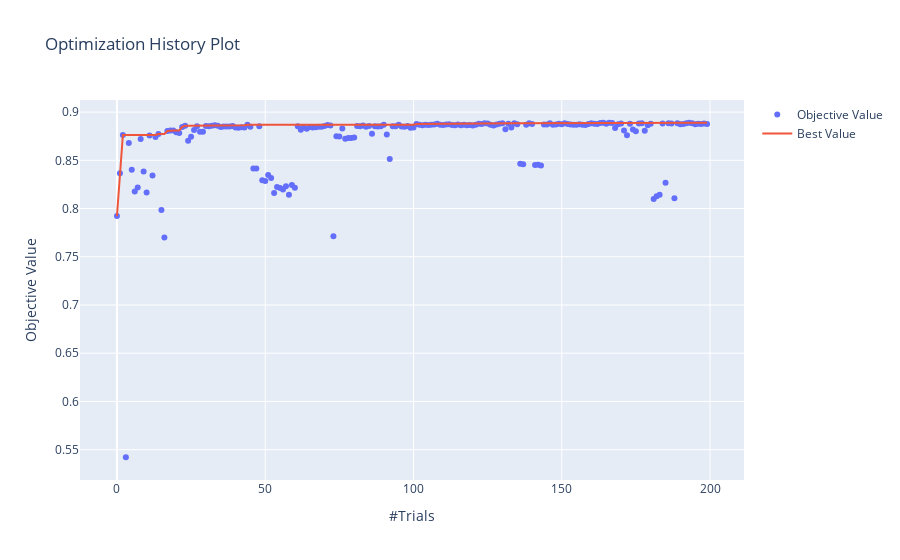
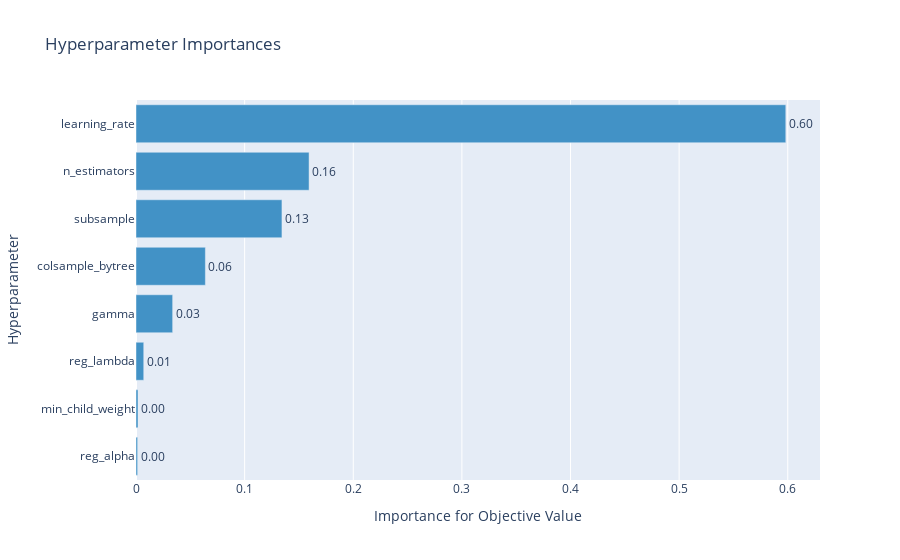
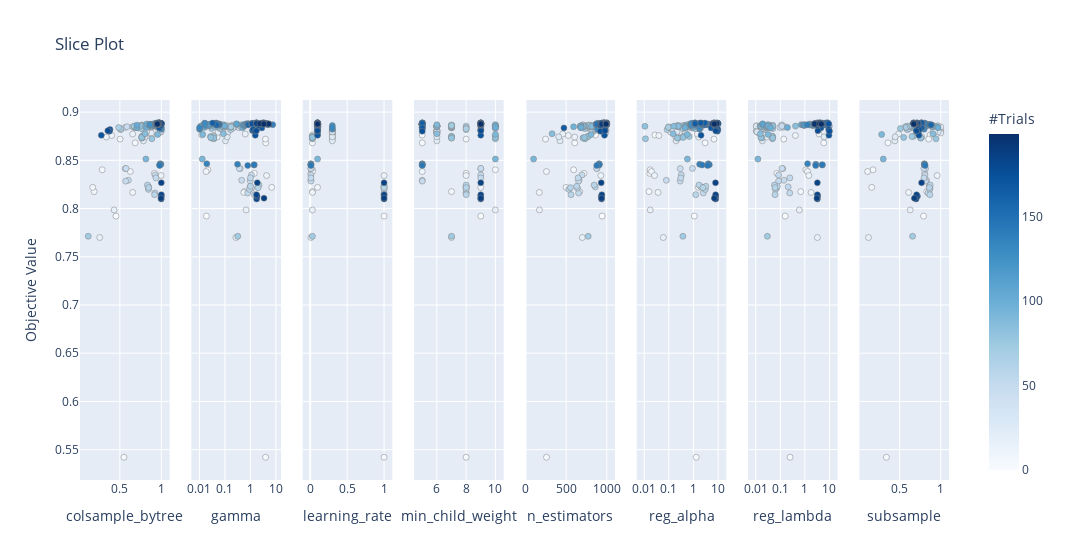

Notebook code cell kept with these figures, in order:
### Code cell
def make_optuna_visualizations(study: optuna.Study): 

    fig = optuna.visualization.plot_optimization_history(study)
    fig.show()

    fig = optuna.visualization.plot_param_importances(study)
    fig.show()

    fig = optuna.visualization.plot_slice(study)
    fig.show()

make_optuna_visualizations(xgb_study)

### Figure 1 — Plotly figure (JSON) as saved in the notebook; plotly's stock layout.template omitted (floating-point values rounded to 4 significant figures; data arrays with more than 128 entries replaced by an {"elided": "..."} marker saying what was removed)
{"data": [{"mode": "markers", "name": "Objective Value", "type": "scatter", "x": {"elided": "200 int values"}, "y": {"elided": "200 float values"}}, {"name": "Best Value", "type": "scatter", "x": {"elided": "200 int values"}, "y": {"elided": "200 float values"}}], "layout": {"title": {"text": "Optimization History Plot"}, "xaxis": {"title": {"text": "#Trials"}}, "yaxis": {"title": {"text": "Objective Value"}}}}

### Figure 2 — Plotly figure (JSON) as saved in the notebook; plotly's stock layout.template omitted (floating-point values rounded to 4 significant figures)
{"data": [{"cliponaxis": false, "hovertemplate": ["reg_alpha (LogUniformDistribution): 0.0014922629891680728<extra></extra>", "min_child_weight (IntUniformDistribution): 0.0018613814745620982<extra></extra>", "reg_lambda (LogUniformDistribution): 0.0071272633813085386<extra></extra>", "gamma (LogUniformDistribution): 0.033750493939731424<extra></extra>", "colsample_bytree (UniformDistribution): 0.06387594454221729<extra></extra>", "subsample (UniformDistribution): 0.13436205025457865<extra></extra>", "n_estimators (IntUniformDistribution): 0.15933105674366418<extra></extra>", "learning_rate (CategoricalDistribution): 0.5981995466747696<extra></extra>"], "marker": {"color": "rgb(66,146,198)"}, "orientation": "h", "text": ["0.0014922629891680728", "0.0018613814745620982", "0.0071272633813085386", "0.033750493939731424", "0.06387594454221729", "0.13436205025457865", "0.15933105674366418", "0.5981995466747696"], "textposition": "outside", "texttemplate": "%{text:.2f}", "type": "bar", "x": [0.001492, 0.001861, 0.007127, 0.03375, 0.06388, 0.1344, 0.1593, 0.5982], "y": ["reg_alpha", "min_child_weight", "reg_lambda", "gamma", "colsample_bytree", "subsample", "n_estimators", "learning_rate"]}], "layout": {"showlegend": false, "title": {"text": "Hyperparameter Importances"}, "xaxis": {"title": {"text": "Importance for Objective Value"}}, "yaxis": {"title": {"text": "Hyperparameter"}}}}

### Figure 3 — Plotly figure (JSON) as saved in the notebook; plotly's stock layout.template omitted (floating-point values rounded to 4 significant figures; data arrays with more than 128 entries replaced by an {"elided": "..."} marker saying what was removed)
{"data": [{"marker": {"color": {"elided": "200 int values"}, "colorbar": {"title": {"text": "#Trials"}, "x": 1, "xpad": 40}, "colorscale": [[0, "rgb(247,251,255)"], [0.125, "rgb(222,235,247)"], [0.25, "rgb(198,219,239)"], [0.375, "rgb(158,202,225)"], [0.5, "rgb(107,174,214)"], [0.625, "rgb(66,146,198)"], [0.75, "rgb(33,113,181)"], [0.875, "rgb(8,81,156)"], [1, "rgb(8,48,107)"]], "line": {"color": "Grey", "width": 0.5}, "showscale": true}, "mode": "markers", "showlegend": false, "type": "scatter", "x": {"elided": "200 float values"}, "xaxis": "x", "y": {"elided": "200 float values"}, "yaxis": "y"}, {"marker": {"color": {"elided": "200 int values"}, "colorbar": {"title": {"text": "#Trials"}, "x": 1, "xpad": 40}, "colorscale": [[0, "rgb(247,251,255)"], [0.125, "rgb(222,235,247)"], [0.25, "rgb(198,219,239)"], [0.375, "rgb(158,202,225)"], [0.5, "rgb(107,174,214)"], [0.625, "rgb(66,146,198)"], [0.75, "rgb(33,113,181)"], [0.875, "rgb(8,81,156)"], [1, "rgb(8,48,107)"]], "line": {"color": "Grey", "width": 0.5}, "showscale": false}, "mode": "markers", "showlegend": false, "type": "scatter", "x": {"elided": "200 float values"}, "xaxis": "x2", "y": {"elided": "200 float values"}, "yaxis": "y2"}, {"marker": {"color": {"elided": "200 int values"}, "colorbar": {"title": {"text": "#Trials"}, "x": 1, "xpad": 40}, "colorscale": [[0, "rgb(247,251,255)"], [0.125, "rgb(222,235,247)"], [0.25, "rgb(198,219,239)"], [0.375, "rgb(158,202,225)"], [0.5, "rgb(107,174,214)"], [0.625, "rgb(66,146,198)"], [0.75, "rgb(33,113,181)"], [0.875, "rgb(8,81,156)"], [1, "rgb(8,48,107)"]], "line": {"color": "Grey", "width": 0.5}, "showscale": false}, "mode": "markers", "showlegend": false, "type": "scatter", "x": {"elided": "200 float values"}, "xaxis": "x3", "y": {"elided": "200 float values"}, "yaxis": "y3"}, {"marker": {"color": {"elided": "200 int values"}, "colorbar": {"title": {"text": "#Trials"}, "x": 1, "xpad": 40}, "colorscale": [[0, "rgb(247,251,255)"], [0.125, "rgb(222,235,247)"], [0.25, "rgb(198,219,239)"], [0.375, "rgb(158,202,225)"], [0.5, "rgb(107,174,214)"], [0.625, "rgb(66,146,198)"], [0.75, "rgb(33,113,181)"], [0.875, "rgb(8,81,156)"], [1, "rgb(8,48,107)"]], "line": {"color": "Grey", "width": 0.5}, "showscale": false}, "mode": "markers", "showlegend": false, "type": "scatter", "x": {"elided": "200 int values"}, "xaxis": "x4", "y": {"elided": "200 float values"}, "yaxis": "y4"}, {"marker": {"color": {"elided": "200 int values"}, "colorbar": {"title": {"text": "#Trials"}, "x": 1, "xpad": 40}, "colorscale": [[0, "rgb(247,251,255)"], [0.125, "rgb(222,235,247)"], [0.25, "rgb(198,219,239)"], [0.375, "rgb(158,202,225)"], [0.5, "rgb(107,174,214)"], [0.625, "rgb(66,146,198)"], [0.75, "rgb(33,113,181)"], [0.875, "rgb(8,81,156)"], [1, "rgb(8,48,107)"]], "line": {"color": "Grey", "width": 0.5}, "showscale": false}, "mode": "markers", "showlegend": false, "type": "scatter", "x": {"elided": "200 int values"}, "xaxis": "x5", "y": {"elided": "200 float values"}, "yaxis": "y5"}, {"marker": {"color": {"elided": "200 int values"}, "colorbar": {"title": {"text": "#Trials"}, "x": 1, "xpad": 40}, "colorscale": [[0, "rgb(247,251,255)"], [0.125, "rgb(222,235,247)"], [0.25, "rgb(198,219,239)"], [0.375, "rgb(158,202,225)"], [0.5, "rgb(107,174,214)"], [0.625, "rgb(66,146,198)"], [0.75, "rgb(33,113,181)"], [0.875, "rgb(8,81,156)"], [1, "rgb(8,48,107)"]], "line": {"color": "Grey", "width": 0.5}, "showscale": false}, "mode": "markers", "showlegend": false, "type": "scatter", "x": {"elided": "200 float values"}, "xaxis": "x6", "y": {"elided": "200 float values"}, "yaxis": "y6"}, {"marker": {"color": {"elided": "200 int values"}, "colorbar": {"title": {"text": "#Trials"}, "x": 1, "xpad": 40}, "colorscale": [[0, "rgb(247,251,255)"], [0.125, "rgb(222,235,247)"], [0.25, "rgb(198,219,239)"], [0.375, "rgb(158,202,225)"], [0.5, "rgb(107,174,214)"], [0.625, "rgb(66,146,198)"], [0.75, "rgb(33,113,181)"], [0.875, "rgb(8,81,156)"], [1, "rgb(8,48,107)"]], "line": {"color": "Grey", "width": 0.5}, "showscale": false}, "mode": "markers", "showlegend": false, "type": "scatter", "x": {"elided": "200 float values"}, "xaxis": "x7", "y": {"elided": "200 float values"}, "yaxis": "y7"}, {"marker": {"color": {"elided": "200 int values"}, "colorbar": {"title": {"text": "#Trials"}, "x": 1, "xpad": 40}, "colorscale": [[0, "rgb(247,251,255)"], [0.125, "rgb(222,235,247)"], [0.25, "rgb(198,219,239)"], [0.375, "rgb(158,202,225)"], [0.5, "rgb(107,174,214)"], [0.625, "rgb(66,146,198)"], [0.75, "rgb(33,113,181)"], [0.875, "rgb(8,81,156)"], [1, "rgb(8,48,107)"]], "line": {"color": "Grey", "width": 0.5}, "showscale": false}, "mode": "markers", "showlegend": false, "type": "scatter", "x": {"elided": "200 float values"}, "xaxis": "x8", "y": {"elided": "200 float values"}, "yaxis": "y8"}], "layout": {"title": {"text": "Slice Plot"}, "width": 2400, "xaxis": {"anchor": "y", "domain": [0, 0.1031], "title": {"text": "colsample_bytree"}}, "xaxis2": {"anchor": "y2", "domain": [0.1281, 0.2312], "title": {"text": "gamma"}, "type": "log"}, "xaxis3": {"anchor": "y3", "domain": [0.2562, 0.3594], "title": {"text": "learning_rate"}}, "xaxis4": {"anchor": "y4", "domain": [0.3844, 0.4875], "title": {"text": "min_child_weight"}}, "xaxis5": {"anchor": "y5", "domain": [0.5125, 0.6156], "title": {"text": "n_estimators"}}, "xaxis6": {"anchor": "y6", "domain": [0.6406, 0.7438], "title": {"text": "reg_alpha"}, "type": "log"}, "xaxis7": {"anchor": "y7", "domain": [0.7688, 0.8719], "title": {"text": "reg_lambda"}, "type": "log"}, "xaxis8": {"anchor": "y8", "domain": [0.8969, 1], "title": {"text": "subsample"}}, "yaxis": {"anchor": "x", "domain": [0, 1], "title": {"text": "Objective Value"}}, "yaxis2": {"anchor": "x2", "domain": [0, 1], "matches": "y", "showticklabels": false}, "yaxis3": {"anchor": "x3", "domain": [0, 1], "matches": "y", "showticklabels": false}, "yaxis4": {"anchor": "x4", "domain": [0, 1], "matches": "y", "showticklabels": false}, "yaxis5": {"anchor": "x5", "domain": [0, 1], "matches": "y", "showticklabels": false}, "yaxis6": {"anchor": "x6", "domain": [0, 1], "matches": "y", "showticklabels": false}, "yaxis7": {"anchor": "x7", "domain": [0, 1], "matches": "y", "showticklabels": false}, "yaxis8": {"anchor": "x8", "domain": [0, 1], "matches": "y", "showticklabels": false}}}
